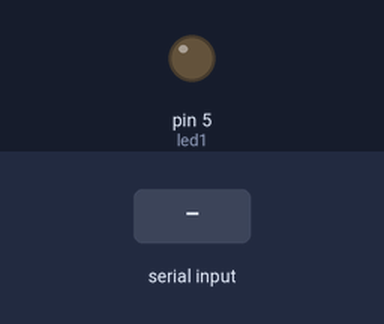
Simulated run of this sketch. Board: Arduino Uno, built with avr-gcc and run on an emulated ATmega328P. Shown: output pins drawn as LEDs (lit = HIGH). The inputs (shaded band) are chosen by the test bench.

Above: at 1.2 s.
1.3 s: "L1" received over Serial
At 2.0 s:
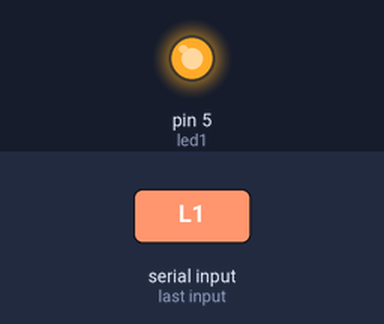
2.8 s: "L2" received over Serial
At 3.4 s:
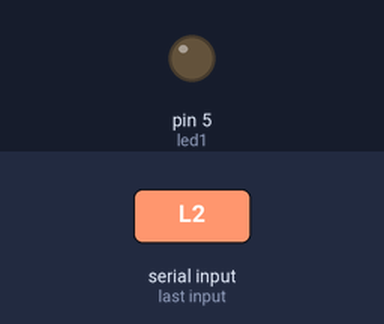
Timing chart, 0 to 5.8 s (numbered marks = the images above; inputs shaded):
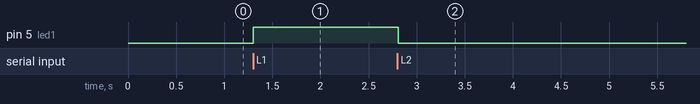

The sketch:

ArduBlueDroid.ino
```cpp
/**
* Prepare Arduino uno with next connections:
* HC-06/HC-05 -> Arduino Uno
*  +5V/VCC    ->    5V
*    GND      ->    GND
*    TX       ->  RX(pwm 0)
*
* Led in digital pwm 5 and GND
*/

char command;
String string;
boolean ledon = false;
int led1 = 5;

  void setup(){
    Serial.begin(9600);
    pinMode(led1, OUTPUT);
  }

  void loop(){
    if (Serial.available() > 0) {
      string = "";
    }


    // the message recibed from android is sended char by char
    while(Serial.available() > 0) {
      command = ((byte)Serial.read()); // read from bluetooth (or MonitorSerie)

      if(command == ':'){ // indicate the end of the message
        break;
      } else {
        string += command; // put message together
      }

      delay(1); // to prevent bugs
    }

    // actions to do when message is correct
    if(string == "L1"){
        ledOn(led1);
    }

    if(string =="L2"){
        ledOff(led1);
    }
 }

void ledOn(int led){
      digitalWrite(led, HIGH);
      delay(10);
    }

 void ledOff(int led){
      digitalWrite(led, LOW);
      delay(10);
 }
```

Measured:
- after the input at 1.3 s, pin 5 (led1): LOW → HIGH at once
- after the input at 2.8 s, pin 5 (led1): HIGH → LOW at once
